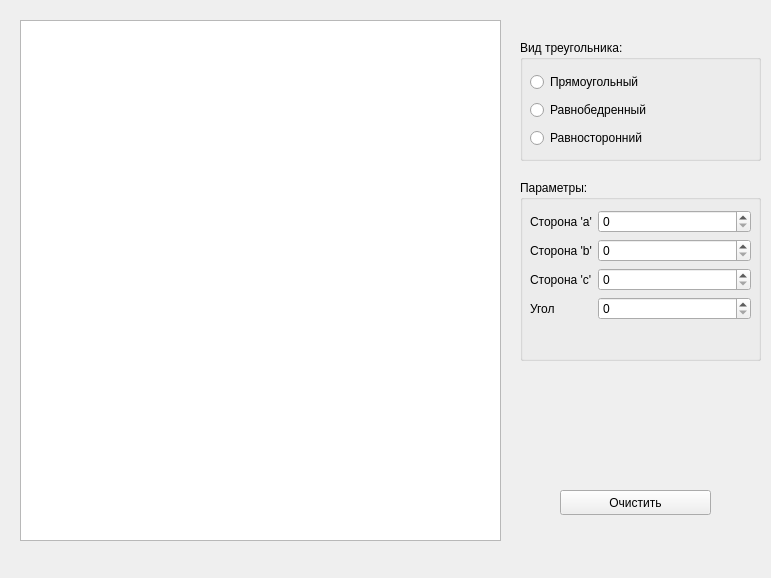
<?xml version="1.0" encoding="UTF-8"?>
<ui version="4.0">
 <class>Form</class>
 <widget class="QWidget" name="Form">
  <property name="geometry">
   <rect>
    <x>0</x>
    <y>0</y>
    <width>771</width>
    <height>578</height>
   </rect>
  </property>
  <property name="windowTitle">
   <string>Лабораторная работа №6</string>
  </property>
  <widget class="QPushButton" name="clean">
   <property name="geometry">
    <rect>
     <x>560</x>
     <y>490</y>
     <width>151</width>
     <height>25</height>
    </rect>
   </property>
   <property name="text">
    <string>Очистить</string>
   </property>
  </widget>
  <widget class="QGroupBox" name="groupBox">
   <property name="geometry">
    <rect>
     <x>520</x>
     <y>40</y>
     <width>241</width>
     <height>121</height>
    </rect>
   </property>
   <property name="title">
    <string>Вид треугольника:</string>
   </property>
   <widget class="QWidget" name="verticalLayoutWidget">
    <property name="geometry">
     <rect>
      <x>10</x>
      <y>30</y>
      <width>221</width>
      <height>83</height>
     </rect>
    </property>
    <layout class="QVBoxLayout" name="verticalLayout">
     <item>
      <widget class="QRadioButton" name="radioButton">
       <property name="text">
        <string>Прямоугольный</string>
       </property>
      </widget>
     </item>
     <item>
      <widget class="QRadioButton" name="radioButton_2">
       <property name="text">
        <string>Равнобедренный</string>
       </property>
      </widget>
     </item>
     <item>
      <widget class="QRadioButton" name="radioButton_3">
       <property name="text">
        <string>Равносторонний</string>
       </property>
      </widget>
     </item>
    </layout>
   </widget>
  </widget>
  <widget class="QGraphicsView" name="graphicsView">
   <property name="geometry">
    <rect>
     <x>20</x>
     <y>20</y>
     <width>481</width>
     <height>521</height>
    </rect>
   </property>
  </widget>
  <widget class="QGroupBox" name="groupBox_2">
   <property name="geometry">
    <rect>
     <x>520</x>
     <y>180</y>
     <width>241</width>
     <height>181</height>
    </rect>
   </property>
   <property name="title">
    <string>Параметры:</string>
   </property>
   <widget class="QWidget" name="formLayoutWidget">
    <property name="geometry">
     <rect>
      <x>10</x>
      <y>30</y>
      <width>221</width>
      <height>141</height>
     </rect>
    </property>
    <layout class="QFormLayout" name="formLayout">
     <item row="0" column="0">
      <widget class="QLabel" name="label">
       <property name="text">
        <string>Сторона 'a'</string>
       </property>
      </widget>
     </item>
     <item row="0" column="1">
      <widget class="QSpinBox" name="line_a">
       <property name="frame">
        <bool>true</bool>
       </property>
       <property name="accelerated">
        <bool>false</bool>
       </property>
       <property name="maximum">
        <number>1000</number>
       </property>
      </widget>
     </item>
     <item row="1" column="0">
      <widget class="QLabel" name="label_2">
       <property name="text">
        <string>Сторона 'b'</string>
       </property>
      </widget>
     </item>
     <item row="1" column="1">
      <widget class="QSpinBox" name="line_b">
       <property name="maximum">
        <number>1000</number>
       </property>
      </widget>
     </item>
     <item row="2" column="0">
      <widget class="QLabel" name="label_3">
       <property name="text">
        <string>Сторона 'c'</string>
       </property>
      </widget>
     </item>
     <item row="2" column="1">
      <widget class="QSpinBox" name="line_c">
       <property name="maximum">
        <number>1000</number>
       </property>
      </widget>
     </item>
     <item row="3" column="0">
      <widget class="QLabel" name="label_4">
       <property name="text">
        <string>Угол</string>
       </property>
      </widget>
     </item>
     <item row="3" column="1">
      <widget class="QSpinBox" name="angle">
       <property name="maximum">
        <number>180</number>
       </property>
      </widget>
     </item>
    </layout>
   </widget>
  </widget>
  <widget class="QLabel" name="info">
   <property name="geometry">
    <rect>
     <x>20</x>
     <y>550</y>
     <width>481</width>
     <height>20</height>
    </rect>
   </property>
   <property name="text">
    <string/>
   </property>
  </widget>
 </widget>
 <resources/>
 <connections/>
</ui>
